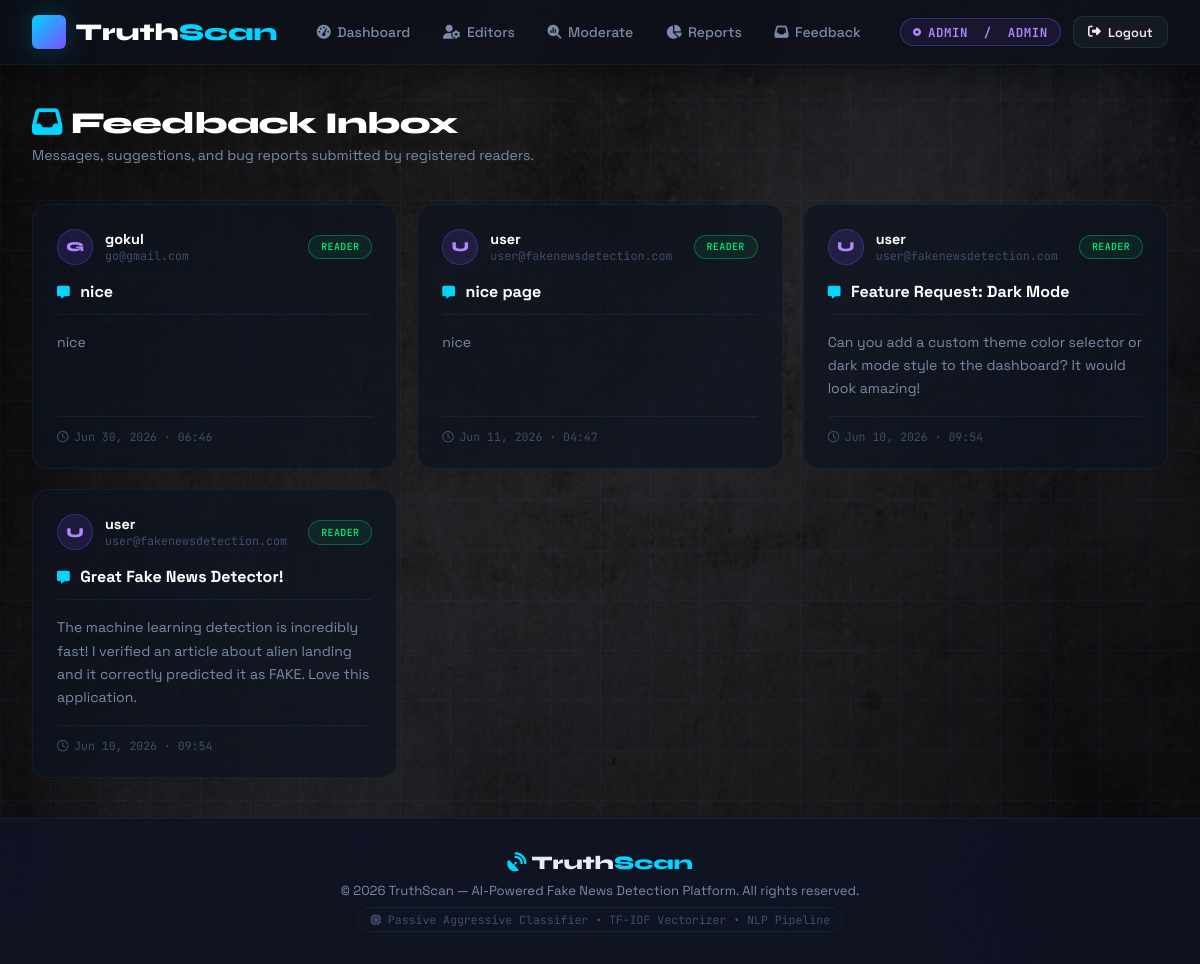
The app's page /admin-dashboard/feedback/ (signed in) with its own data.
### detection/models.py (models this page shows, shortened)
class User(AbstractUser):
    ROLE_CHOICES = (
        ('admin', 'Admin'),
        ('editor', 'News Editor'),
        ('user', 'Regular User'),
    )
    role = models.CharField(max_length=10, choices=ROLE_CHOICES, default='user')

class Feedback(models.Model):
    user = models.ForeignKey(User, on_delete=models.CASCADE, related_name='feedbacks')
    subject = models.CharField(max_length=150)
    message = models.TextField()
    created_at = models.DateTimeField(auto_now_add=True)

### detection/views.py (the view)
        @login_required
        def _wrapped_view(request, *args, **kwargs):
            if request.user.role in allowed_roles or request.user.is_superuser:
                return view_func(request, *args, **kwargs)
            else:
                raise PermissionDenied("You do not have permission to access this page.")

### detection/views.py (called while the page is built)
def role_required(allowed_roles):
    def decorator(view_func):
        @login_required
        def _wrapped_view(request, *args, **kwargs):
            if request.user.role in allowed_roles or request.user.is_superuser:
                return view_func(request, *args, **kwargs)
            else:
                raise PermissionDenied("You do not have permission to access this page.")
        return _wrapped_view
    return decorator

@role_required(['admin'])
def view_feedback(request):
    feedbacks = Feedback.objects.all().order_by('-created_at')
    return render(request, 'admin/feedback.html', {'feedbacks': feedbacks})

### detection/templates/admin/feedback.html (shortened to what this page needs)
{% extends 'base.html' %}
{% block content %}
<div class="page-header">
    <h1 class="page-title">
        <i class="fa-solid fa-inbox" style="color: var(--accent-scan);"></i>
        Feedback Inbox
    </h1>
    <p class="page-subtitle">Messages, suggestions, and bug reports submitted by registered readers.</p>
</div>
<div class="feedback-grid">
    {% if feedbacks %}
        {% for fb in feedbacks %}
        <div class="feedback-card">
            <div class="fb-sender">
                <div class="fb-avatar">{{ fb.user.username|slice:":1"|upper }}</div>
                <div class="fb-sender-info">
                    <div class="fb-username">{{ fb.user.username }}</div>
                    <div class="fb-email">{{ fb.user.email }}</div>
                </div>
                <span class="role-tag role-user" style="font-size: 0.62rem;">Reader</span>
            </div>
            <div class="fb-subject">
                <i class="fa-solid fa-message" style="color: var(--accent-scan); margin-right: 0.4rem; font-size: 0.8rem;"></i>
                {{ fb.subject }}
            </div>
            <p class="fb-message">{{ fb.message }}</p>
            <div class="fb-footer">
                <span class="fb-time">
                    <i class="fa-regular fa-clock"></i>
                    {{ fb.created_at|date:"M d, Y · H:i" }}
                </span>
            </div>
        </div>
        {% endfor %}
    {% else %}
        <div class="card empty-state" style="grid-column: 1 / -1;">
            <div class="empty-state-icon"><i class="fa-solid fa-comment-slash"></i></div>
            <h3>Feedback Inbox is Empty</h3>
            <p>No feedback submissions have been received from users yet.</p>
        </div>
    {% endif %}
</div>
{% endblock %}

### detection/templates/base.html (shortened to what this page needs)
{% load static %}
<!DOCTYPE html>
<html lang="en">
<head>
    <link rel="stylesheet" href="https://cdnjs.cloudflare.com/ajax/libs/font-awesome/6.4.0/css/all.min.css">
</head>
<body>
    <header>
        <div class="nav-container">
            <a href="{% url 'index' %}" class="logo" id="nav-logo">
                <div class="logo-icon"></div>
                <div class="logo-text">Truth<span>Scan</span></div>
            </a>
            <ul class="nav-menu">
                {% if user.is_authenticated %}
                    {% if user.role == 'admin' or user.is_superuser %}
                        <li class="nav-item"><a href="{% url 'admin_dashboard' %}" id="nav-dashboard"><i class="fa-solid fa-gauge-high"></i> Dashboard</a></li>
                        <li class="nav-item"><a href="{% url 'manage_editors' %}" id="nav-editors"><i class="fa-solid fa-user-gear"></i> Editors</a></li>
                        <li class="nav-item"><a href="{% url 'monitor_articles' %}" id="nav-moderate"><i class="fa-solid fa-magnifying-glass-chart"></i> Moderate</a></li>
                        <li class="nav-item"><a href="{% url 'view_reports' %}" id="nav-reports"><i class="fa-solid fa-chart-pie"></i> Reports</a></li>
                        <li class="nav-item"><a href="{% url 'view_feedback' %}" id="nav-feedback"><i class="fa-solid fa-inbox"></i> Feedback</a></li>
                    {% elif user.role == 'editor' %}
                        <li class="nav-item"><a href="{% url 'editor_dashboard' %}" id="nav-editor-dash"><i class="fa-solid fa-gauge-high"></i> Dashboard</a></li>
                        <li class="nav-item"><a href="{% url 'add_article' %}" id="nav-write"><i class="fa-solid fa-pen-nib"></i> Write Article</a></li>
                    {% else %}
                        <li class="nav-item"><a href="{% url 'user_dashboard' %}" id="nav-feed"><i class="fa-solid fa-newspaper"></i> News Feed</a></li>
                        <li class="nav-item"><a href="{% url 'add_feedback' %}" id="nav-feedback-user"><i class="fa-regular fa-paper-plane"></i> Feedback</a></li>
                    {% endif %}
                {% else %}
                    <li class="nav-item"><a href="{% url 'index' %}" id="nav-home">Home</a></li>
                {% endif %}
            </ul>
            <div class="nav-actions">
                {% if user.is_authenticated %}
                    <span class="role-tag role-{{ user.role }}" id="user-role-badge">
                        <i class="fa-solid fa-circle-dot" style="font-size:0.5rem; animation: blink 2s infinite;"></i>
                        {{ user.username }}
                        &nbsp;/&nbsp;
                        {{ user.role|upper }}
                    </span>
                    <a href="{% url 'logout' %}" class="btn btn-secondary btn-sm" id="btn-logout">
                        <i class="fa-solid fa-right-from-bracket"></i>
                        <span class="hide-mobile">Logout</span>
                    </a>
                {% endif %}
            </div>
        </div>
    </header>
    <main>
        {% block content %}{% endblock %}
    </main>
    <footer>
        <div class="footer-logo"><i class="fa-solid fa-satellite-dish" style="color: var(--accent-scan);"></i> Truth<span>Scan</span></div>
        <p>&copy; 2026 TruthScan — AI-Powered Fake News Detection Platform. All rights reserved.</p>
        <div class="footer-tag">
            <i class="fa-solid fa-microchip"></i>
            Passive Aggressive Classifier &bull; TF-IDF Vectorizer &bull; NLP Pipeline
        </div>
    </footer>
</body>
</html>

### records on screen
User: username "ADMIN", role "ADMIN"
Feedback: user.username "G", user.username "gokul", user.email "go@gmail.com", subject "nice", message "nice", created_at "Jun 30, 2026 · 06:46"
Feedback: user.username "U", user.username "user", user.email "user@fakenewsdetection.com", subject "nice page", message "nice", created_at "Jun 11, 2026 · 04:47"
Feedback: user.username "U", user.username "user", user.email "user@fakenewsdetection.com", subject "Feature Request: Dark Mode", message "Can you add a custom theme color selector or dark mode style to the dashboard? It would look amazing!", created_at "Jun 10, 2026 · 09:54"
Feedback: user.username "U", user.username "user", user.email "user@fakenewsdetection.com", subject "Great Fake News Detector!", message "The machine learning detection is incredibly fast! I verified an article about alien landing and it correctly predicted it as FAKE. Love this application.", created_at "Jun 10, 2026 · 09:54"
